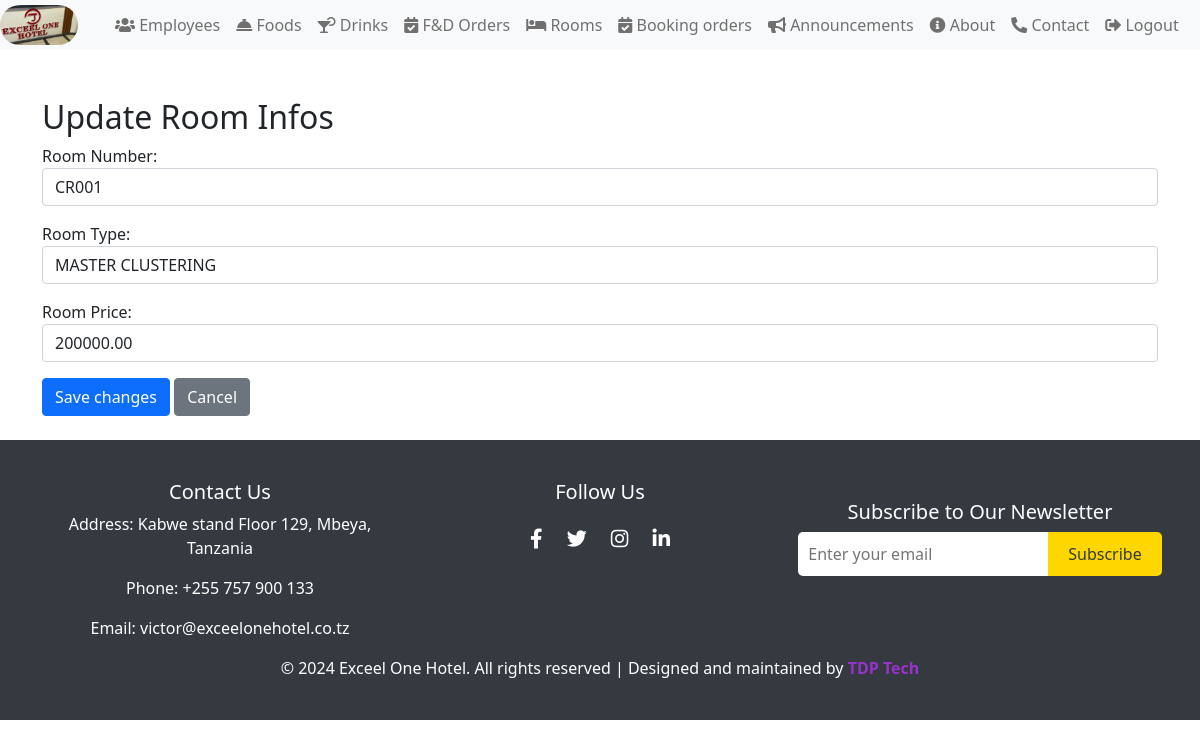
/Room/rooms/update/4/ (signed in), run on the app's committed database.
### RoomBookingApp/models.py (models this page shows, shortened)
class Room(models.Model):
    room_number = models.CharField(max_length=50, unique=True)
    room_type = models.CharField(max_length=100)
    price = models.DecimalField(max_digits=12, decimal_places=2)
    user = models.ForeignKey(User, on_delete=models.CASCADE, related_name='rooms')

### RoomBookingApp/views.py (the view)
# urls.py: path('rooms/update/<int:pk>/', views.room_update, name='room_update'),
@login_required
def room_update(request, pk):
    room = get_object_or_404(Room, pk=pk)
    if request.method == 'POST':
        form = RoomForm(request.POST, instance=room)
        if form.is_valid():
            form.save()
            return redirect('room_list')
    else:
        form = RoomForm(instance=room)
    return render(request, 'room_update.html', {'form': form})

### RoomBookingApp/forms.py
class RoomForm(forms.ModelForm):
    class Meta:
        model = Room
        fields = ['room_number', 'room_type', 'price']
        widgets = {
            'room_number': forms.TextInput(attrs={'class': 'form-control', 'placeholder': 'Enter room number'}),
            'room_type': forms.TextInput(attrs={'class': 'form-control', 'placeholder': 'Enter room type, eg SINGLE, MASTER ROOM e.t.c'}),
            'price': forms.NumberInput(attrs={'class': 'form-control', 'placeholder': 'Enter room price'}),
        }
        labels = {
            'room_number': 'Room Number',
            'room_type': 'Room Type',
            'price': 'Room Price',
        }

### RoomBookingApp/templates/room_update.html (shortened to what this page needs)
{% extends 'base.html' %}
{% block content %}
{% with user.userprofile.role as role %}
{% if role.name == 'Admin' %}
<h2>Update Room Infos</h2>
<form method="post">
    <div class="form-group">
        {{ form.as_p }}
    </div>
    <button type="submit" class="btn btn-primary">Save changes</button>
    <a href="{% url 'room_list' %}" class="btn btn-secondary">Cancel</a>
</form>
{% else %}
    <div class="container d-flex justify-content-center align-items-center">
        <p class="alert alert-secondary col-md-3 text-center text-danger col-md-4">
            <i class="fas fa-exclamation-triangle"></i> Don't have permission to create rooms.
        </p>
    </div>
{% endif %}
{% endwith %}
{% endblock %}

### templates/base.html (style rules this page uses)
* { box-sizing: border-box; }

### data on the page
Room: room_number "CR001", room_type "MASTER CLUSTERING", price "200000.00"
